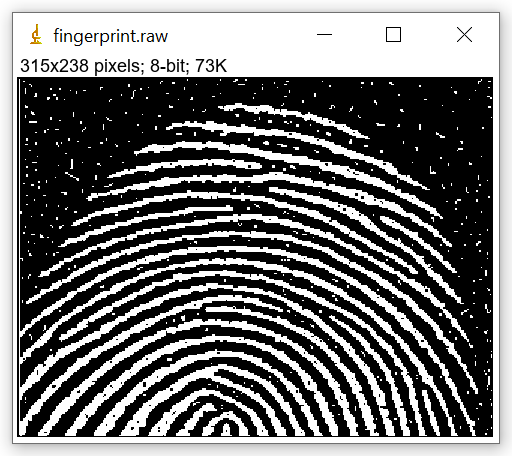
#> input picture Week 11/finger.png, 512 x 456 px
$ jupyter execute morphology_binary_images_notebook.ipynb
#> lines starting #> are read from the running program, lines starting #| are printed output that depends on the picture; after the words box and inside, x2 and y2 are one past the last pixel; in counts of white or black regions, pixels touching at a corner belong together
# Morphology in Binary Images

## Erosion, Dilation, Opening, and Closing

This notebook introduces the main morphological operations used in **binary image processing**:

- **Erosion**
- **Dilation**
- **Opening**
- **Closing**

It includes:
- concise theory
- equations for each operation
- simple Python examples
- visual demonstrations
- student tasks
- challenge exercises

---
## Learning objectives

By the end of this notebook, students should be able to:

1. explain the role of a **structuring element**
2. apply erosion and dilation to binary images
3. distinguish between opening and closing
4. interpret how morphology changes object boundaries and noise
5. implement these operations in Python

## 1. Binary Images

A **binary image** contains only two possible pixel values, usually:

- **1** for foreground (object)
- **0** for background

Morphological operations process the shape of foreground objects using a small mask called a **structuring element**.

---
## 2. Structuring Element

A structuring element is a small binary pattern, for example:

$$
B =
\begin{bmatrix}
1 & 1 & 1 \\
1 & 1 & 1 \\
1 & 1 & 1
\end{bmatrix}
$$

This kernel slides over the image and determines how the foreground is modified.

## 3. Erosion

Erosion **shrinks** foreground objects.

### Set-theoretic equation

$$
A \ominus B = \{ z \mid B_z \subseteq A \}
$$

Where:
- \(A\) is the binary image (foreground set)
- \(B\) is the structuring element
- \(B_z\) is the translation of \(B\) by \(z\)

### Intuition

A foreground pixel remains 1 **only if** the structuring element fits completely inside the object at that location.

### Effect of erosion

- removes small white noise
- thins objects
- breaks narrow connections
- shrinks boundaries

## 4. Dilation

Dilation **expands** foreground objects.

### Set-theoretic equation

$$
A \oplus B = \{ z \mid (\hat{B})_z \cap A \neq \emptyset \}
$$

A common intuitive interpretation is:
- a pixel becomes foreground if **any** relevant part of the structuring element overlaps the object

### Effect of dilation

- enlarges objects
- fills tiny holes
- connects nearby components
- thickens boundaries

## 5. Opening

Opening is erosion followed by dilation.

### Equation

$$
A \circ B = (A \ominus B) \oplus B
$$

### Effect of opening

- removes small bright objects
- smooths boundaries
- preserves larger object shape better than erosion alone

Opening is useful when the image contains **small foreground noise**.

## 6. Closing

Closing is dilation followed by erosion.

### Equation

$$
A \bullet B = (A \oplus B) \ominus B
$$

### Effect of closing

- fills small holes in objects
- closes small gaps
- connects nearby foreground regions
- smooths boundaries

Closing is useful when objects contain **small black holes or gaps**.

## 7. Import libraries

The examples below use:
- **NumPy** for array creation
- **Matplotlib** for display
- **OpenCV** for morphology

Run the next cell first.

[cell 1]
import numpy as np
import cv2
import matplotlib.pyplot as plt

print("Libraries imported successfully.")

## 8. Create a simple binary image

We will generate a synthetic binary image with:
- one main square object
- a small noise dot
- a small hole inside the object

[cell 2]
img = np.zeros((12, 12), dtype=np.uint8)

# Main object
img[3:9, 3:9] = 1

# Small hole inside the object
img[5, 5] = 0

# Small foreground noise
img[1, 10] = 1

print(img)

[cell 3]
plt.figure(figsize=(5, 5))
plt.imshow(img, cmap='gray', vmin=0, vmax=1)
plt.title("Original Binary Image")
plt.axis("off")
plt.show()

## 9. Define the structuring element

Here we use a 3×3 square kernel.

[cell 4]
kernel = np.ones((3, 3), dtype=np.uint8)
print(kernel)

## 10. Apply erosion

Observe how:
- the object becomes smaller
- the tiny noise dot disappears
- narrow details can be lost

[cell 5]
eroded = cv2.erode(img, kernel, iterations=1)

plt.figure(figsize=(5, 5))
plt.imshow(eroded, cmap='gray', vmin=0, vmax=1)
plt.title("Eroded Image")
plt.axis("off")
plt.show()

print(eroded)

## 11. Apply dilation

Observe how:
- the object grows
- the small hole may reduce or disappear
- small components can become larger

[cell 6]
dilated = cv2.dilate(img, kernel, iterations=1)

plt.figure(figsize=(5, 5))
plt.imshow(dilated, cmap='gray', vmin=0, vmax=1)
plt.title("Dilated Image")
plt.axis("off")
plt.show()

print(dilated)

## 12. Apply opening

Opening = erosion + dilation

It is often used to remove small foreground noise while keeping the main object.

[cell 7]
opened = cv2.morphologyEx(img, cv2.MORPH_OPEN, kernel)

plt.figure(figsize=(5, 5))
plt.imshow(opened, cmap='gray', vmin=0, vmax=1)
plt.title("Opened Image")
plt.axis("off")
plt.show()

print(opened)

## 13. Apply closing

Closing = dilation + erosion

It is often used to fill small holes and close small breaks.

[cell 8]
closed = cv2.morphologyEx(img, cv2.MORPH_CLOSE, kernel)

plt.figure(figsize=(5, 5))
plt.imshow(closed, cmap='gray', vmin=0, vmax=1)
plt.title("Closed Image")
plt.axis("off")
plt.show()

print(closed)

## 14. Compare all operations side by side

[cell 9]
images = [img, eroded, dilated, opened, closed]
titles = ["Original", "Erosion", "Dilation", "Opening", "Closing"]

plt.figure(figsize=(15, 3))
for i in range(len(images)):
    plt.subplot(1, 5, i + 1)
    plt.imshow(images[i], cmap='gray', vmin=0, vmax=1)
    plt.title(titles[i])
    plt.axis("off")
plt.tight_layout()
plt.show()

## 15. A second example with gaps and holes

This example shows more clearly when opening and closing are useful.

[cell 10]
img2 = np.zeros((15, 15), dtype=np.uint8)

# Large rectangle
img2[3:12, 3:12] = 1

# Add small holes
img2[5, 5] = 0
img2[8, 8] = 0

# Add a gap in the boundary
img2[3:5, 7] = 0

# Add noise
img2[1, 1] = 1
img2[13, 13] = 1

opened2 = cv2.morphologyEx(img2, cv2.MORPH_OPEN, kernel)
closed2 = cv2.morphologyEx(img2, cv2.MORPH_CLOSE, kernel)

plt.figure(figsize=(12, 4))

plt.subplot(1, 3, 1)
plt.imshow(img2, cmap='gray', vmin=0, vmax=1)
plt.title("Original Example 2")
plt.axis("off")

plt.subplot(1, 3, 2)
plt.imshow(opened2, cmap='gray', vmin=0, vmax=1)
plt.title("Opening")
plt.axis("off")

plt.subplot(1, 3, 3)
plt.imshow(closed2, cmap='gray', vmin=0, vmax=1)
plt.title("Closing")
plt.axis("off")

plt.tight_layout()
plt.show()
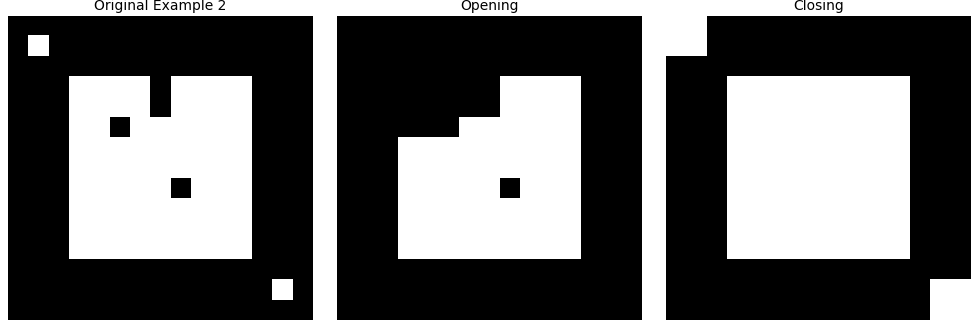
#> figure drawn by matplotlib, 3 panels

## 16. Apply morphology to real images

The next example applies the same four morphology methods to `finger.png` and `text.png`.

The images are converted to binary first, then we use a 3 × 3 structuring element.

[cell 11]
from pathlib import Path


def load_binary_image(image_name):
#> called with image_name = 'finger.png'
    base_dir = Path.cwd()
    image_path = base_dir / image_name
    if not image_path.exists():
        base_dir = Path("/Users/muhammadjonparpiyev/Library/Mobile Documents/com~apple~CloudDocs/Documents/DIP/Week 11")
        image_path = base_dir / image_name

    image = cv2.imread(str(image_path), cv2.IMREAD_GRAYSCALE)
    if image is None:
        raise FileNotFoundError(f"Could not load {image_name} from {image_path}")

    _, binary_image = cv2.threshold(image, 0, 1, cv2.THRESH_BINARY_INV + cv2.THRESH_OTSU)
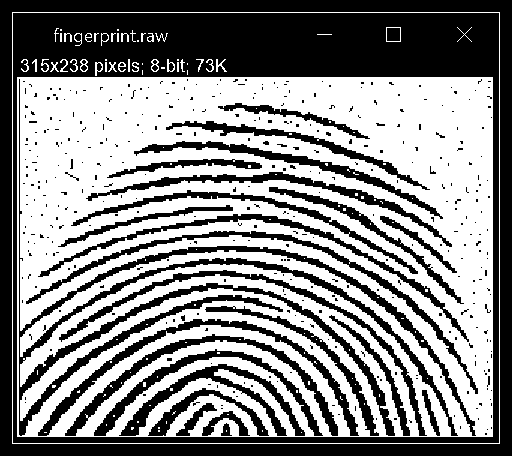
#> binary_image: shape (456, 512); values 0 (black) and 1 (white), 54% white; 417 black regions (384 under 20 px), largest, box (x1, y1, x2, y2) and area: (13, 13, 499, 443) 36084, (0, 0, 512, 456) 22656, (19, 79, 476, 436) 11622
    return binary_image


def show_morphology_results(image_name, kernel):
    binary_image = load_binary_image(image_name)
    eroded_image = cv2.erode(binary_image, kernel, iterations=1)
    dilated_image = cv2.dilate(binary_image, kernel, iterations=1)
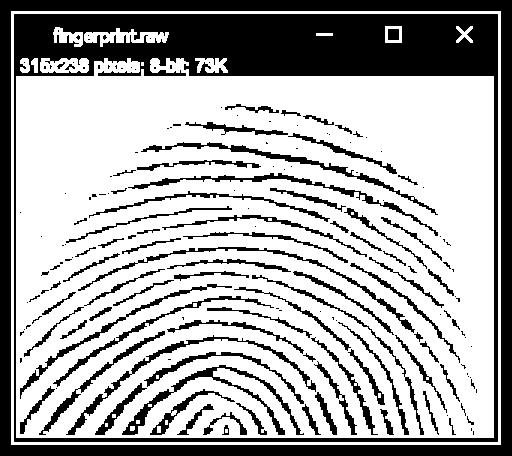
#> dilated_image: shape (456, 512); values 0 (black) and 1 (white), 67.3% white; 180 black regions (93 under 20 px), largest, box (x1, y1, x2, y2) and area: (14, 14, 498, 442) 30255, (0, 0, 512, 456) 20812, (122, 365, 304, 435) 1543
    opened_image = cv2.morphologyEx(binary_image, cv2.MORPH_OPEN, kernel)
    closed_image = cv2.morphologyEx(binary_image, cv2.MORPH_CLOSE, kernel)

    plt.figure(figsize=(12, 8))

    plt.subplot(2, 3, 1)
    plt.imshow(binary_image, cmap='gray', vmin=0, vmax=1)
    plt.title(f"{image_name} - Original")
    plt.axis("off")

    plt.subplot(2, 3, 2)
    plt.imshow(eroded_image, cmap='gray', vmin=0, vmax=1)
    plt.title("Erosion")
    plt.axis("off")

    plt.subplot(2, 3, 3)
    plt.imshow(dilated_image, cmap='gray', vmin=0, vmax=1)
    plt.title("Dilation")
    plt.axis("off")

    plt.subplot(2, 3, 4)
    plt.imshow(opened_image, cmap='gray', vmin=0, vmax=1)
    plt.title("Opening")
    plt.axis("off")

    plt.subplot(2, 3, 5)
    plt.imshow(closed_image, cmap='gray', vmin=0, vmax=1)
    plt.title("Closing")
    plt.axis("off")

    plt.subplot(2, 3, 6)
    plt.axis("off")

    plt.tight_layout()
    plt.show()


kernel = np.ones((3, 3), dtype=np.uint8)
show_morphology_results("finger.png", kernel)
show_morphology_results("text.png", kernel)
#> call 2 of show_morphology_results, with image_name = 'text.png', kernel = array of shape (3, 3)
#> call 2 of load_binary_image, with image_name = 'text.png'
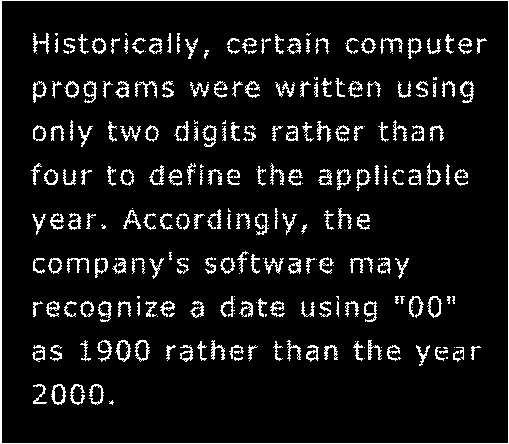
#> input picture Week 11/text.png, 509 x 444 px
#> in show_morphology_results (call 2), `eroded_image = cv2.erode(binary_image, kernel, iterations=1)`:
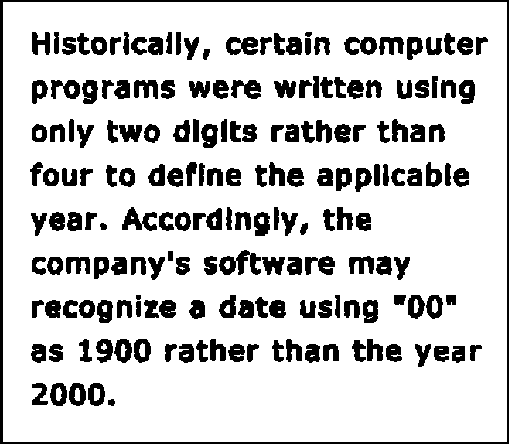
#> eroded_image: shape (444, 509); values 0 (black) and 1 (white), 82% white; 186 black regions, largest, box (x1, y1, x2, y2) and area: (0, 0, 509, 444) 4236, (219, 250, 261, 275) 549, (122, 207, 157, 231) 418
#> in show_morphology_results (call 2), `opened_image = cv2.morphologyEx(binary_image, cv2.MORPH_OPEN, kernel)`:
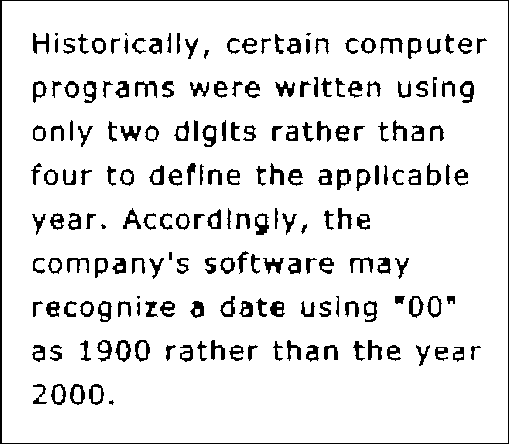
#> opened_image: shape (444, 509); values 0 (black) and 1 (white), 90.3% white; 196 black regions (6 under 20 px), largest, box (x1, y1, x2, y2) and area: (0, 0, 509, 444) 2344, (135, 81, 157, 98) 166, (460, 81, 474, 103) 165
#> in show_morphology_results (call 2), `closed_image = cv2.morphologyEx(binary_image, cv2.MORPH_CLOSE, kernel)`:
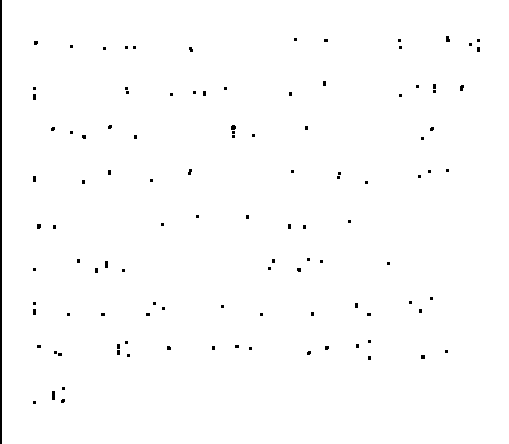
#> closed_image: shape (444, 509); values 0 (black) and 1 (white), 99% white; 110 black regions (104 under 20 px), largest, box (x1, y1, x2, y2) and area: (0, 0, 2, 444) 888, (52, 391, 55, 400) 27, (231, 125, 236, 130) 22, (446, 36, 450, 42) 21, (105, 261, 108, 268) 21, (460, 85, 464, 91) 20

## 16. Interpretation summary

### Erosion
Best for:
- removing small foreground noise
- shrinking objects
- separating touching objects

### Dilation
Best for:
- growing objects
- connecting nearby components
- filling very small gaps

### Opening
Best for:
- removing small bright noise
- preserving the general shape of larger objects

### Closing
Best for:
- filling small dark holes
- connecting small breaks inside objects

## 17. Student Tasks

### Task 1
Create a binary image of size **20 × 20** that contains:
- one square
- one circle-like object
- at least two isolated noise pixels

Then display the image.

### Task 2
Use a **3 × 3** kernel and apply:
- erosion
- dilation
- opening
- closing

Display all outputs.

### Task 3
Change the kernel to **5 × 5** and compare the results with the **3 × 3** kernel.

Write 3–4 sentences about:
- which operation changed the object the most
- which operation removed noise best
- which operation filled holes best

### Task 4
Create a binary image with two nearby objects separated by a one-pixel gap.
Apply dilation and explain whether the objects become connected.

### Task 5
Create an object with a small hole inside it.
Apply closing and explain the result.

## 18. Example solutions for student tasks

The next cell shows sample solutions for Tasks 1–5 using the real `finger.png` and `text.png` images with the same morphology operations from above.

[cell 12]
from pathlib import Path


def load_binary_image(image_name):
    base_dir = Path.cwd()
    image_path = base_dir / image_name
    if not image_path.exists():
        base_dir = Path("/Users/muhammadjonparpiyev/Library/Mobile Documents/com~apple~CloudDocs/Documents/DIP/Week 11")
        image_path = base_dir / image_name

    image = cv2.imread(str(image_path), cv2.IMREAD_GRAYSCALE)
    if image is None:
        raise FileNotFoundError(f"Could not load {image_name} from {image_path}")

    _, binary_image = cv2.threshold(image, 0, 1, cv2.THRESH_BINARY_INV + cv2.THRESH_OTSU)
    return binary_image


def show_solution_results(title, binary_image, kernel):
    eroded_image = cv2.erode(binary_image, kernel, iterations=1)
    dilated_image = cv2.dilate(binary_image, kernel, iterations=1)
    opened_image = cv2.morphologyEx(binary_image, cv2.MORPH_OPEN, kernel)
    closed_image = cv2.morphologyEx(binary_image, cv2.MORPH_CLOSE, kernel)

    plt.figure(figsize=(12, 6))

    plt.subplot(2, 3, 1)
    plt.imshow(binary_image, cmap='gray', vmin=0, vmax=1)
    plt.title(f"{title} - Original")
    plt.axis("off")

    plt.subplot(2, 3, 2)
    plt.imshow(eroded_image, cmap='gray', vmin=0, vmax=1)
    plt.title("Erosion")
    plt.axis("off")

    plt.subplot(2, 3, 3)
    plt.imshow(dilated_image, cmap='gray', vmin=0, vmax=1)
    plt.title("Dilation")
    plt.axis("off")

    plt.subplot(2, 3, 4)
    plt.imshow(opened_image, cmap='gray', vmin=0, vmax=1)
    plt.title("Opening")
    plt.axis("off")

    plt.subplot(2, 3, 5)
    plt.imshow(closed_image, cmap='gray', vmin=0, vmax=1)
    plt.title("Closing")
    plt.axis("off")

    plt.subplot(2, 3, 6)
    plt.axis("off")

    plt.tight_layout()
    plt.show()


student_kernel_3 = np.ones((3, 3), dtype=np.uint8)
student_kernel_5 = np.ones((5, 5), dtype=np.uint8)
student_finger = load_binary_image("finger.png")
student_text = load_binary_image("text.png")

# Task 1: show the two real binary images
plt.figure(figsize=(10, 4))
plt.subplot(1, 2, 1)
plt.imshow(student_finger, cmap='gray', vmin=0, vmax=1)
plt.title("Task 1 - finger.png")
plt.axis("off")

plt.subplot(1, 2, 2)
plt.imshow(student_text, cmap='gray', vmin=0, vmax=1)
plt.title("Task 1 - text.png")
plt.axis("off")

plt.tight_layout()
plt.show()

# Task 2: apply the 3 x 3 kernel to both images
show_solution_results("Task 2 - finger.png", student_finger, student_kernel_3)
show_solution_results("Task 2 - text.png", student_text, student_kernel_3)

# Task 3: compare 3 x 3 and 5 x 5 kernels on both images
for image_title, binary_image in [("finger.png", student_finger), ("text.png", student_text)]:
    fig, axes = plt.subplots(2, 2, figsize=(9, 8))
    fig.suptitle(f"Task 3: Kernel Comparison for {image_title}")

    axes[0, 0].imshow(cv2.morphologyEx(binary_image, cv2.MORPH_OPEN, student_kernel_3), cmap='gray', vmin=0, vmax=1)
    axes[0, 0].set_title("Opening - 3 x 3")
    axes[0, 0].axis("off")

    axes[0, 1].imshow(cv2.morphologyEx(binary_image, cv2.MORPH_OPEN, student_kernel_5), cmap='gray', vmin=0, vmax=1)
    axes[0, 1].set_title("Opening - 5 x 5")
    axes[0, 1].axis("off")

    axes[1, 0].imshow(cv2.morphologyEx(binary_image, cv2.MORPH_CLOSE, student_kernel_3), cmap='gray', vmin=0, vmax=1)
    axes[1, 0].set_title("Closing - 3 x 3")
    axes[1, 0].axis("off")

    axes[1, 1].imshow(cv2.morphologyEx(binary_image, cv2.MORPH_CLOSE, student_kernel_5), cmap='gray', vmin=0, vmax=1)
    axes[1, 1].set_title("Closing - 5 x 5")
    axes[1, 1].axis("off")

    plt.tight_layout()
    plt.show()
#> this loop made 2 passes
#> image_title on passes 1 to 2: 'finger.png', 'text.png'
#> pass 1, `plt.show()`:
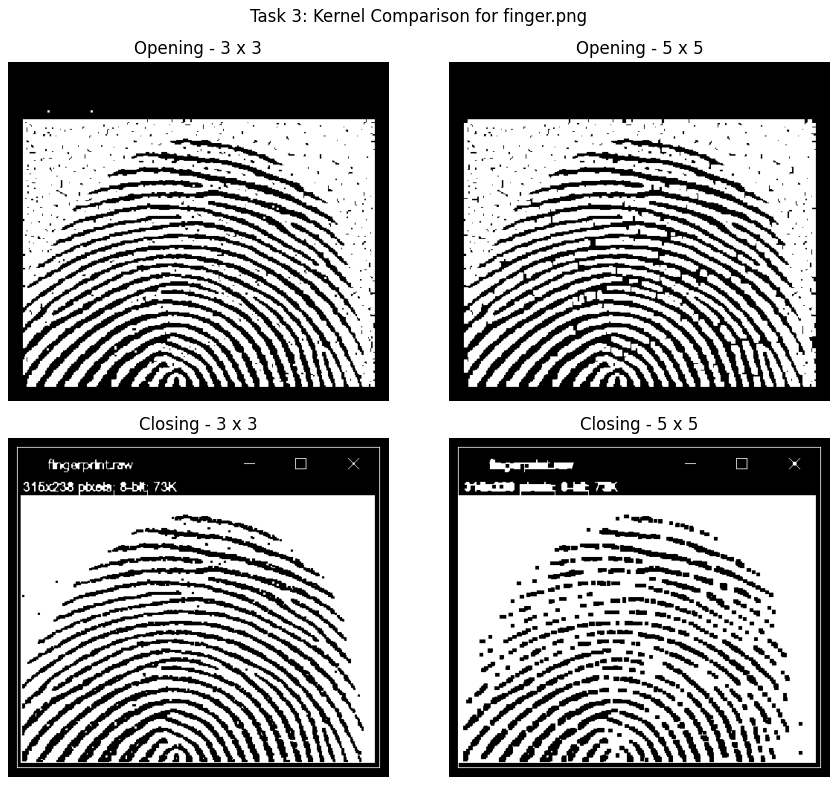
#> figure drawn by matplotlib, 4 panels
#> pass 2, `plt.show()`:
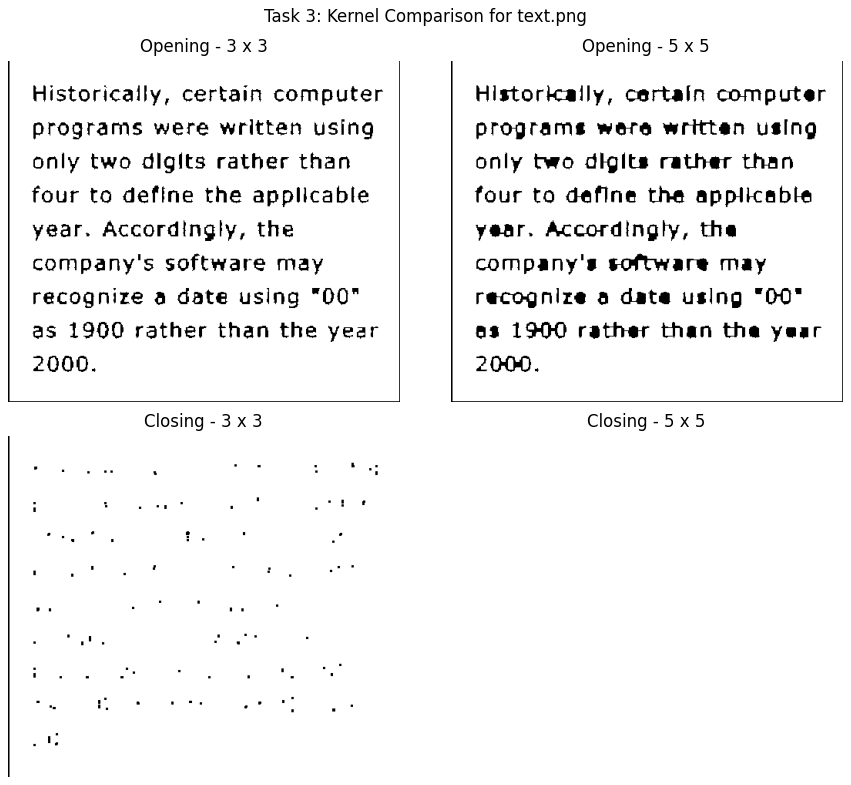
#> figure drawn by matplotlib, 4 panels

# Task 4: show how dilation changes both images
plt.figure(figsize=(10, 8))
for index, (image_title, binary_image) in enumerate([("finger.png", student_finger), ("text.png", student_text)], start=1):
    plt.subplot(2, 2, (index - 1) * 2 + 1)
    plt.imshow(binary_image, cmap='gray', vmin=0, vmax=1)
    plt.title(f"Task 4 - {image_title} Original")
    plt.axis("off")

    plt.subplot(2, 2, (index - 1) * 2 + 2)
    plt.imshow(cv2.dilate(binary_image, student_kernel_3, iterations=1), cmap='gray', vmin=0, vmax=1)
    plt.title(f"Task 4 - {image_title} Dilation")
    plt.axis("off")
#> this loop made 2 passes
#> (index, image_title) on passes 1 to 2: (1, 'finger.png'), (2, 'text.png')

plt.tight_layout()
plt.show()

# Task 5: show closing on both images
plt.figure(figsize=(10, 8))
for index, (image_title, binary_image) in enumerate([("finger.png", student_finger), ("text.png", student_text)], start=1):
    plt.subplot(2, 2, (index - 1) * 2 + 1)
    plt.imshow(binary_image, cmap='gray', vmin=0, vmax=1)
    plt.title(f"Task 5 - {image_title} Original")
    plt.axis("off")

    plt.subplot(2, 2, (index - 1) * 2 + 2)
    plt.imshow(cv2.morphologyEx(binary_image, cv2.MORPH_CLOSE, student_kernel_3), cmap='gray', vmin=0, vmax=1)
    plt.title(f"Task 5 - {image_title} Closing")
    plt.axis("off")

plt.tight_layout()
plt.show()

## 18. Challenge Exercises

### Challenge 1
Without using `cv2.morphologyEx`, implement **opening** manually by combining:
1. erosion
2. dilation

### Challenge 2
Without using `cv2.morphologyEx`, implement **closing** manually by combining:
1. dilation
2. erosion

### Challenge 3
Test three different structuring elements:
- 3 × 3 square
- 5 × 5 square
- cross-shaped kernel

Then compare how they affect the same binary image.

### Challenge 4
Generate a binary image with multiple noisy objects and try to:
- remove isolated foreground pixels with opening
- fill small holes with closing

Explain why the order of operations matters.

### Challenge 5
Write a function:

```python
def show_morphology_results(binary_image, kernel):
    ...
```

The function should display:
- original
- eroded
- dilated
- opened
- closed

## 19. Starter code for students

Use this as a base for your own experiments.

[cell 13]
# Starter template

student_img = np.zeros((20, 20), dtype=np.uint8)

# Example object
student_img[5:15, 5:15] = 1

# Add noise
student_img[2, 2] = 1
student_img[17, 16] = 1

student_kernel = np.ones((3, 3), dtype=np.uint8)

student_eroded = cv2.erode(student_img, student_kernel, iterations=1)
student_dilated = cv2.dilate(student_img, student_kernel, iterations=1)
student_opened = cv2.morphologyEx(student_img, cv2.MORPH_OPEN, student_kernel)
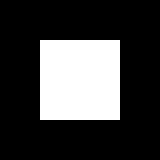
#> student_opened: shape (20, 20) (shown 8 times larger); values 0 (black) and 1 (white), 25% white; 1 white region, box (x1, y1, x2, y2) and area: (5, 5, 15, 15) 100
student_closed = cv2.morphologyEx(student_img, cv2.MORPH_CLOSE, student_kernel)

plt.figure(figsize=(12, 6))

plt.subplot(2, 3, 1)
plt.imshow(student_img, cmap='gray', vmin=0, vmax=1)
plt.title("Original")
plt.axis("off")

plt.subplot(2, 3, 2)
plt.imshow(student_eroded, cmap='gray', vmin=0, vmax=1)
plt.title("Erosion")
plt.axis("off")

plt.subplot(2, 3, 3)
plt.imshow(student_dilated, cmap='gray', vmin=0, vmax=1)
plt.title("Dilation")
plt.axis("off")

plt.subplot(2, 3, 4)
plt.imshow(student_opened, cmap='gray', vmin=0, vmax=1)
plt.title("Opening")
plt.axis("off")

plt.subplot(2, 3, 5)
plt.imshow(student_closed, cmap='gray', vmin=0, vmax=1)
plt.title("Closing")
plt.axis("off")

plt.tight_layout()
plt.show()
